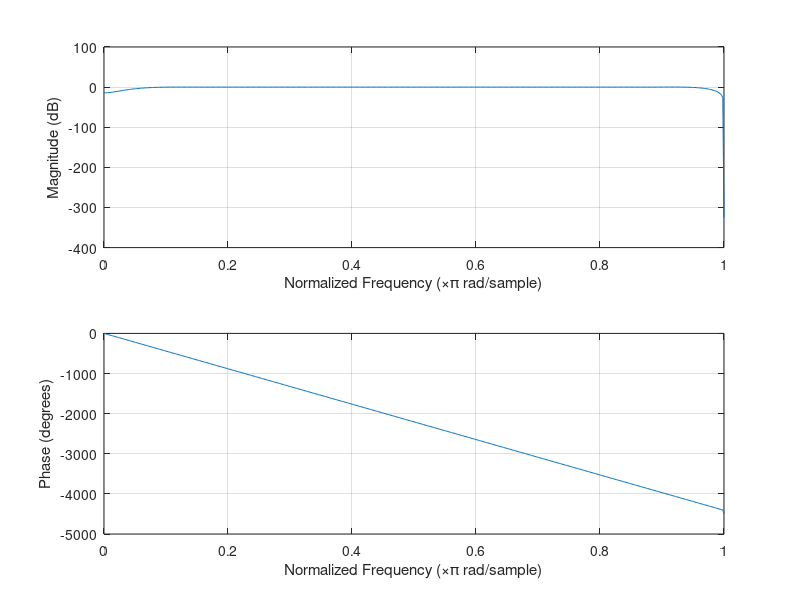

The MATLAB script that drew this image: (Note: this script raises an error after producing the figure.)
clear;clc;close all

%Filtro pasa todo (Pasa bajo con fc=fm/2=2.5khz)
M=50;
W=hanning(M);
fm=1000;

fc1=fm/2;
wc1=2*pi*fc1/fm;
wm1=wc1/pi;

hd1=wm1*sinc(wm1*( (-(M-1)/2):(M-1)/2) );
h1=hd1.*W';

freqz(h1,1);

%Filtro pasa altos con fc=25hz
fc2=20;
wc2=2*pi*fc2/fm;
wm2=wc2/pi;

hd2=wm2*sinc(wm2*( (-(M-1)/2):(M-1)/2) );
W=hanning(M);
h2=hd2.*W';

freqz(h1-h2,1);

%Filtro pasa bajos con fc=150hz
fc3=150;
wc3=2*pi*fc3/fm;
wm3=wc3/pi;

hd3=wm3*sinc(wm3*( (-(M-1)/2):(M-1)/2) );
W=hanning(M);
h3=hd3.*W';

h=h2-h3
fvtool(h,1);


%prueba
t=[0:1/fm:63/fm];
s=sin(2*pi*50*t)+sin(2*pi*3*t)+sin(2*pi*275*t);
t = 0:1/1e3:2;
s = chirp(t,0,1,250);

figure
subplot(2,1,1);
plot(s);
xlim([0 length(t)]);
grid;
hold
s2=conv(s,h2-h3);
s2=conv(s,h);
plot(s2);
hold off

subplot(2,1,2);
espectro=fftshift(abs(fft(s)));
frec=linspace(-fm/2,fm/2,length(s));
stem(frec,espectro);
hold on;
espectro=fftshift(abs(fft(s2)));
frec=linspace(-fm/2,fm/2,length(s2));
stem(frec,espectro);